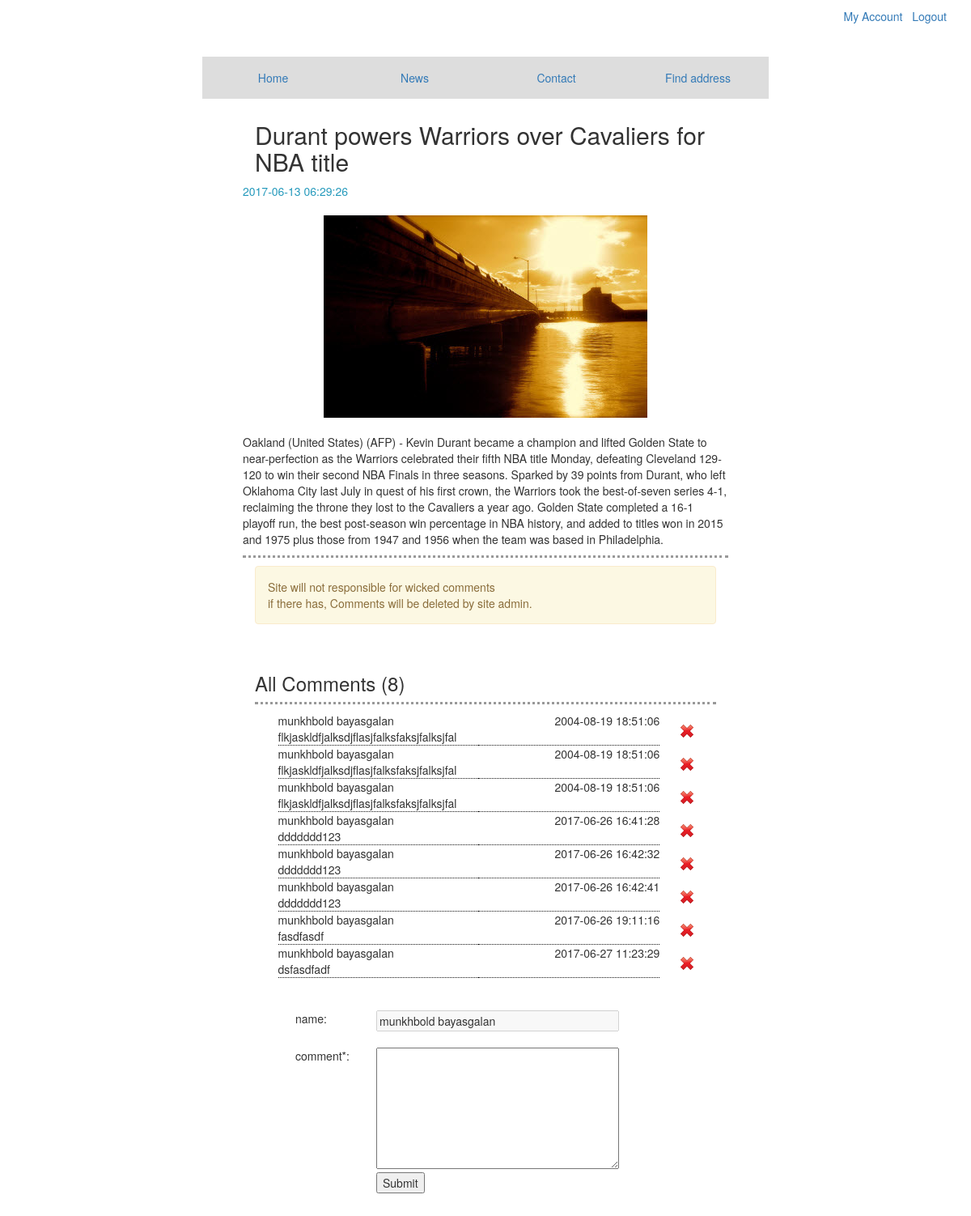
The app's page /news/1 (signed in) with its own data.
### tables this page shows
CREATE TABLE news (id INTEGER PRIMARY KEY AUTOINCREMENT, title, content TEXT, date DATE, image);

CREATE TABLE comment (id INTEGER PRIMARY KEY AUTOINCREMENT, user_id INTEGER, news_id INTEGER, comment, comment_date);

CREATE TABLE user (id INTEGER PRIMARY KEY AUTOINCREMENT, username VARCHAR, password VARCHAR, firstname, lastname, is_admin BOOLEAN, is_active BOOLEAN, birth_date DATE, image, date);

### app.py (the view)
@app.route('/news/<int:news_id>')
def news_more(news_id):
    if Auth.isLogged():
        inn = News()
        return render_template('newsDetail.html', more_data = inn.getnewsmore(news_id),
                                                  comment_data = inn.getnewscomment(news_id),
                                                  firstname =  session["firstname"],
                                                  lastname =  session["lastname"],
                                                  user_id =  session["user_id"],
                                                  is_admin = session["is_admin"],
                                                  news_id = news_id )
    else:
        return redirect(url_for('login'))

### libs/db.py (called while the page is built)
    def connect(self):
        self.connection = sqlite3.connect(self.database)
        self.cursor = self.connection.cursor()
        self.connected = True
        self.statement = ''

    def close(self):
        self.connection.commit()
        self.connection.close()
        self.connected = False

    def incomplete(self, statement):
        self.statement += statement
        if self.statement.count(';') > 1:
            print ('An error has occurerd: ' +
                'You may only execute one statement at a time.')
            print('For the statement: %s' % self.statement)
            self.statement = ''
        if sqlite3.complete_statement(self.statement):
            return False
        else:
            return True

### pages/auth.py (called while the page is built)
    @staticmethod
    def isLogged():
        if 'auth' in session:
            if session["auth"]:
                return True
            else:
                return redirect(url_for('login'))
        else:
            return False

### pages/news.py (called while the page is built)
    def getnewsmore(self, news_id):
        queries = ["SELECT * FROM news WHERE id = {0} ORDER BY DATE DESC;".format(news_id)]
        result = self.dbconn.execute(queries);
        return result;

    def getnewscomment(self, news_id):
        queries = ["SELECT a.id, b.firstname, b.lastname, a.comment, a.comment_date "
                   "FROM comment a INNER JOIN user b ON b.id=a.user_id WHERE a.news_id={0} ORDER BY DATE DESC;".format(news_id)]
        result = self.dbconn.execute(queries);
        return result;

### templates/newsDetail.html (shortened to what this page needs)
{% extends "layout.html" %}
{% block css %}
    {{ super() }}
{% endblock %}
{% block content %}
    <div class="container">
        {% if more_data is defined %}
            <div class="row mborder">
                <div class="col-md-12"><h2>{{ more_data[0][1] }}</h2></div>
                <div style="color: #269abc;">{{ more_data[0][3] }}</div><br>
                {% if more_data[0][4]|length != 0 %}
                    <div style="text-align: center; "><img src="../{{ more_data[0][4] }}" style="max-height: 250px;" alt="NEWS IMAGE" /></div>
                {% else %}
                    <div style="text-align: center; "><img src="../assets/images/no-image.png" style="max-height: 250px;" alt="NEWS IMAGE" /></div>
                {% endif %}
                <br><div><p>{{ more_data[0][2] }}</p></div>
            </div>
        {% endif %}
        <div class="alert alert-warning">
            Site will not responsible for wicked comments<br>
            if there has, Comments will be deleted by site admin.
        </div><br>
        <div class="mborder" >
            {% if comment_data is defined %}
                <h3> All Comments (<span id="rowcount">{{ comment_data | length }}</span>)</h3>
            {% endif %}
        </div>
        <div class="comment-box">
            <table cellspacing="5" style="width: 100%;">
                <tbody id="commnetTable">
                {% if comment_data|length != 0 %}
                    {% for row in comment_data %}
                        <tr class="rowid-{{ row[0] }}" >
                            <td>{{ row[1] }}  {{ row[2] }}</td><td class="text-right">{{ row[4] }}</td>
                            {% if is_admin == True %}
                                <td rowspan="2" class="text-right">&nbsp;&nbsp;<a onclick="fncdelete('{{ row[0] }}')"><img src="../assets/images/delete.png"></a></td>
                            {% endif %}
                        </tr>
                        <tr class="rowid-{{ row[0] }}"><td colspan="2" style="border-bottom: 1px dotted #101010;">{{ row[3] }}</td></tr>
                    {% endfor %}
                {% endif %}
                </tbody>
            </table>
        </div>
        <br><br>
        <div class="row">
          <div class="col-md-1">&nbsp;</div>
          <div class="col-md-2">name:</div>
          <div class="col-md-9"><input type="text" disabled style="width: 300px;" id="name" name="name" value="{{ firstname }} {{ lastname }}" /></div>
        </div><br>
        <div class="row">
          <div class="col-md-1">&nbsp;</div>
          <div class="col-md-2">comment*:</div>
          <div class="col-md-9"><textarea style="width: 300px; height: 150px;" name="commentbox" id="commentbox" ></textarea></div>
        </div>
        <div class="row">
          <div class="col-md-3">&nbsp;</div>
          <div class="col-md-9"><input type="button" name="mSubmit" id="mSubmit" value="Submit" onclick="fncadd();" /></div>
        </div>
        <br><br><br>
    </div>
{% endblock %}

### templates/newsDetail.html (style rules this page uses)
.container { width: 600px; padding-top: 120px; }
.mborder { border-bottom: 3px dotted #999999; margin-bottom: 10px; }
.comment-box { width: 90%; height: auto; margin-left: 5%; }

### records on screen
news: title "Durant powers Warriors over Cavaliers for NBA title", date "2017-06-13 06:29:26", image (picture), content "Oakland (United States) (AFP) - Kevin Durant became a champion and lifted Golden State to near-perfection as the Warriors celebrated their fifth NBA title Monday, defeating Cleveland 129-120 to win their second NBA Finals in three seasons. Sparked by 39 points from Durant, who left Oklahoma City last July in quest of his first crown, the Warriors took the best-of-seven series 4-1, reclaiming the throne they lost to the Cavaliers a year ago. Golden State completed a 16-1 playoff run, the best post-season win percentage in NBA history, and added to titles won in 2015 and 1975 plus those from 1947 and 1956 when the team was based in Philadelphia."
comment: firstname "munkhbold", lastname "bayasgalan", comment_date "2004-08-19 18:51:06", comment "flkjaskldfjalksdjflasjfalksfaksjfalksjfal"
comment: firstname "munkhbold", lastname "bayasgalan", comment_date "2004-08-19 18:51:06", comment "flkjaskldfjalksdjflasjfalksfaksjfalksjfal"
comment: firstname "munkhbold", lastname "bayasgalan", comment_date "2004-08-19 18:51:06", comment "flkjaskldfjalksdjflasjfalksfaksjfalksjfal"
comment: firstname "munkhbold", lastname "bayasgalan", comment_date "2017-06-26 16:41:28", comment "ddddddd123"
comment: firstname "munkhbold", lastname "bayasgalan", comment_date "2017-06-26 16:42:32", comment "ddddddd123"
comment: firstname "munkhbold", lastname "bayasgalan", comment_date "2017-06-26 16:42:41", comment "ddddddd123"
comment: firstname "munkhbold", lastname "bayasgalan", comment_date "2017-06-26 19:11:16", comment "fasdfasdf"
comment: firstname "munkhbold", lastname "bayasgalan", comment_date "2017-06-27 11:23:29", comment "dsfasdfadf"

### other values on screen
{{ comment_data | length }} "8"
